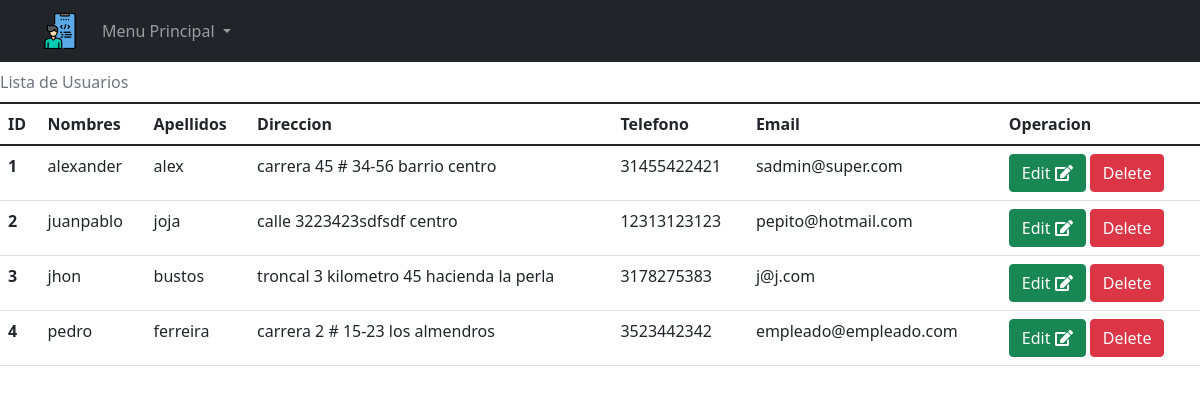
The page /consultausuarios (signed in) on the database as committed earlier.
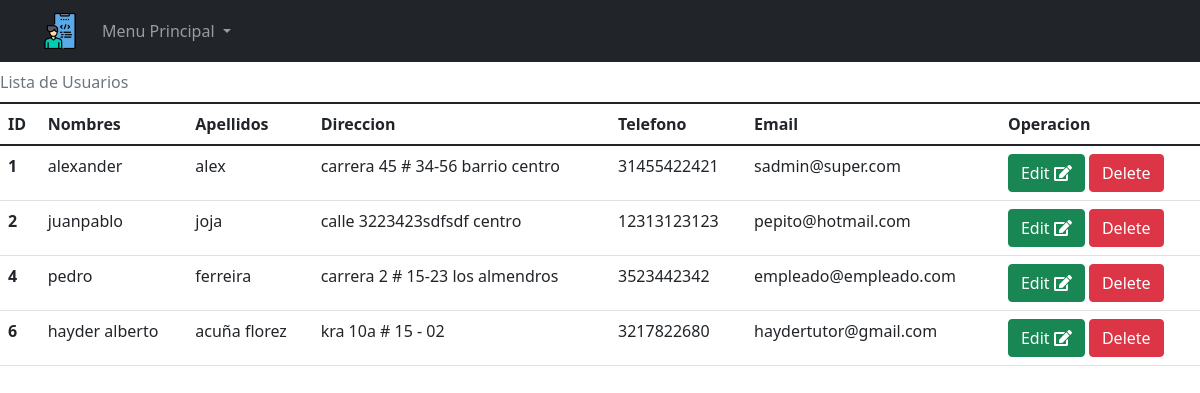
The same page on the database as committed later.
### tables this page shows
CREATE TABLE usuario (
	idUsuario INTEGER PRIMARY KEY AUTOINCREMENT   NOT NULL ,
	nombres VARCHAR(50) NOT NULL ,
	apellidos VARCHAR(50) NOT NULL ,
	direccion VARCHAR(100) NOT NULL ,
	telefono VARCHAR(15) NOT NULL ,
	email VARCHAR(100) NOT NULL ,
	contrasenia VARCHAR(255) NOT NULL ,
	idTipoUsuario INTEGER NOT NULL ,
	FOREIGN KEY (idTipoUsuario) REFERENCES tipoUsuario(idTipoUsuario)
);

### app.py (the view)
@app.route('/consultausuarios')
def consultausuarios():
    db = get_db()
    cur = db.cursor()
    sQuery = "SELECT * FROM usuario"
    cur.execute(sQuery)
    data = cur.fetchall()
    cur.close()
    return render_template("superadmin/consultausuarios.html", usuarios = data)

### app.py (called while the page is built)
@app.before_request
def antes_de_cada_ruta():
    ruta = request.path
    if not 'usuario' in session and ruta != "/login" and ruta !="/inicioSesion" and ruta != "/" and ruta != "/logout" and not ruta.startswith("/static"):
        flash("Inicia sesión para continuar")
        return redirect("/login")

### conexion.py (called while the page is built)
def get_db():
    try:
        if 'db' not in g:
            g.db=sqlite3.connect(DATABASES)
        return g.db
    except Error:
        print(Error)

### templates/superadmin/consultausuarios.html (shortened to what this page needs)
{% extends 'base2.html' %}
{% block body %}
<div class="table-responsive">
<table class="table caption-top">
    <caption class="">Lista de Usuarios</caption>
    <thead>
      <tr>
        <th scope="col">ID</th>
        <th scope="col">Nombres</th>
        <th scope="col">Apellidos</th>
        <th scope="col">Direccion</th>
        <th scope="col">Telefono</th>
        <th scope="col">Email</th>
        <th scope="col">Operacion</th>
      </tr>
    </thead>
    <tbody>
        {% for user in usuarios %}
        <tr>
            <th scope="row">{{ user[0] }}</th>
            <td>{{ user[1] }}</td>
            <td>{{ user.2 }}</td>
            <td>{{ user.3 }}</td>
            <td>{{ user.4 }}</td>
            <td>{{ user.5 }}</td>
            <td>
                <a href="/editarusuario/{{ user.0 }}" class="btn btn-success">
                  Edit
                  <i class="fas fa-edit"></i>
                </a>
                <a href="/eliminarusuario/{{ user.0 }}" class="btn btn-danger btn-delete">Delete</a>
            </td>
        </tr>
        {% endfor %}
    </tbody>
  </table>
</div>
{% endblock %}

### templates/base2.html (shortened to what this page needs)
<!DOCTYPE html>
<html lang="es">
<head>
    <link href="{{url_for('static', filename = 'css/bootstrap.min.css')}}" rel="stylesheet">
    <link href="{{url_for('static', filename = 'css/main.css')}}" rel="stylesheet">
    <link href="{{url_for('static', filename = 'css/all.min.css')}}" rel="stylesheet">
    <link href="{{url_for('static', filename = 'css/styles.css')}}" rel="stylesheet" />
</head>
<body id="body">
<nav class="navbar navbar-expand-lg navbar-dark bg-dark static-top">
    <div class="container">
      <a class="navbar-brand" href="{{ url_for('superadmin') }}">
        <img src="{{url_for('static', filename = 'images/admin.png')}}" alt="Icono del menu Super Administrador" height="36">
      </a>
      <div class="collapse navbar-collapse" id="navbarSupportedContent">
        <ul class="navbar-nav me-auto bg-dark">
          <li class="nav-item dropdown">
            <a class="nav-link dropdown-toggle" href="#" id="navbarDropdown" role="button" data-bs-toggle="dropdown" aria-expanded="false">
              Menu Principal
            </a>
          </li>
        </ul>
      </div>
    </div>
  </nav>
{% block body %}
{% endblock %}
</body>
</html>

Rows that differ between the two databases and show on the page:
removed usuario: idUsuario "3", nombres "jhon", apellidos "bustos", direccion "troncal 3 kilometro 45 hacienda la perla", telefono "3178275383", email "j@j.com"
added usuario: idUsuario "6", nombres "hayder alberto", apellidos "acuña florez", direccion "kra 10a # 15 - 02", telefono "3217822680", email "haydertutor@gmail.com"
